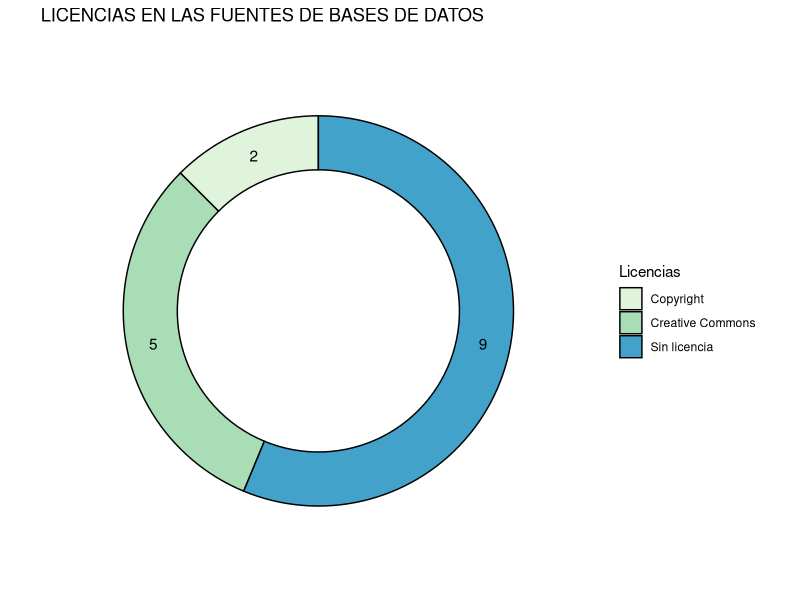

Write R code to recreate this figure.
# Para la realización de los graficos utilizaremos la librería ggplot2 que es un paquete de visualización de datos de R

#Para instalar paquetes en R ejecutamos el siguiente comando:
install.packages("ggplot2")
#Para utilizar nuestros paquetes ya instalados podemos ejecutar el siguiente comando:
library(ggplot2)

#GRÁFICO DE DONUT
#Creamos un dataframe con los valores que buscamos graficar:
df <- data.frame(value = c(5, 2, 9))

hsize <- 3 #Propiedad que modifica el tamaño del centro, si incrementa(reduce) el valor entonces el centro será más grande(pequeño)

#Realizamos el gráfico de donut:
ggplot(df, aes(x = hsize, y = value, fill = c("Creative Commons", "Copyright", "Sin licencia"))) + #ggpplot() <- Creamos un objeto de la libreria ggplot2 y asignamos sus caracteristicas
  geom_col(color = "black") + #geom_col() <- Propiedad que permite elegir el color de los bordes
  geom_text(aes(label = value), position = position_stack(vjust = 0.5)) + #geom_text <- Propiedad que permite añadir textos o etiquetas
  coord_polar(theta = "y") + #coord_polar() <-Propiedad para colocar el gráfico en coordenadas polares.
  scale_fill_brewer(palette = "GnBu") + #scale_fill_brewer() <- Propiedad para definir la paleta de colores del gráfico
  xlim(c(.2, hsize + 0.9)) + #xlim() <- Propiedad que ayuda estableciendo los límites del eje X 
  theme(panel.background = element_rect(fill = "white"), #theme() <- Propiedad que nos permite crear un estilo personalizado para el gráfico
        axis.title = element_blank(), 
        axis.ticks = element_blank(),
        axis.text = element_blank()) + 
  guides(fill = guide_legend(title = "Licencias")) + #guides() <- Propiedad para definir el título de la leyenda
  ggtitle("LICENCIAS EN LAS FUENTES DE BASES DE DATOS")  #ggtitle <- Propiedad para colocar el título del gráfico
